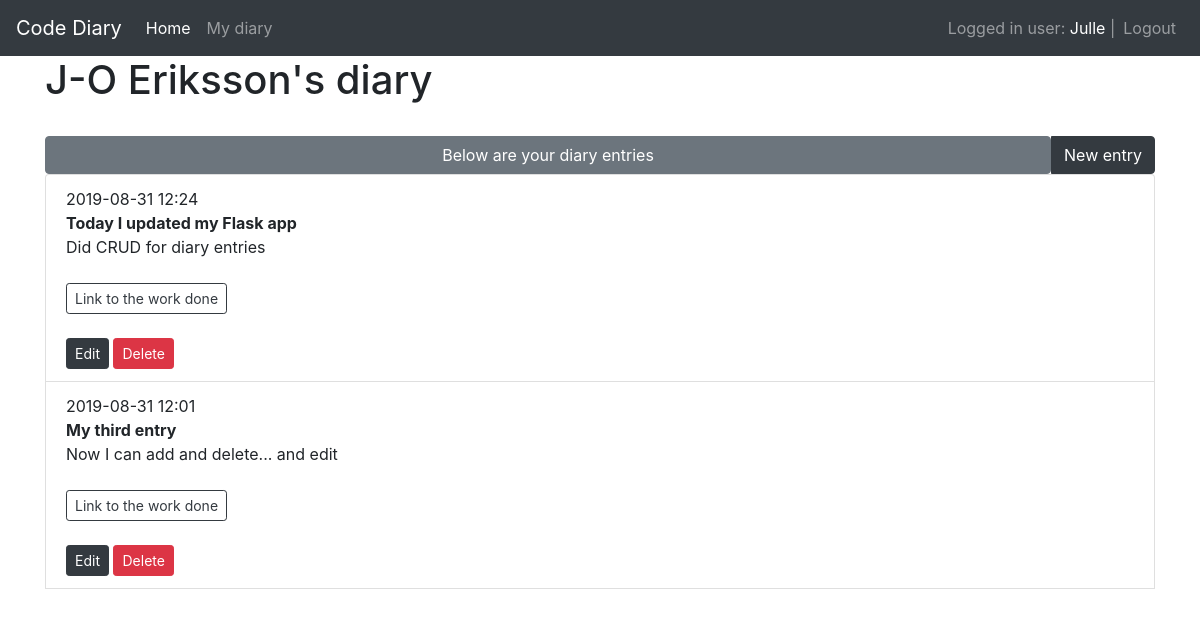
Page /diaries/ (signed in) on the committed database.
### app/models/users.py (models this page shows, shortened)
class User(UserMixin, db.Model):
    id = db.Column(db.Integer, primary_key=True)
    username = db.Column(db.String(80), unique=True, nullable=False)
    password = db.Column(db.String(120), unique=False, nullable=False)
    firstname = db.Column(db.String(100), unique=False)
    lastname = db.Column(db.String(100), unique=False)
    email = db.Column(db.String(100))
    diaries = db.relationship('Diary', backref='user', lazy=True)

### app/models/diaries.py (models this page shows, shortened)
class Diary(db.Model):
    id = db.Column(db.Integer, primary_key=True)
    title = db.Column(db.String(100), nullable=False)
    description = db.Column(db.String(500))
    link = db.Column(db.String(256))
    created_date = db.Column(db.DateTime, default=datetime.now)  # new field
    user_id = db.Column(db.Integer, db.ForeignKey('user.id'), nullable=False)

### app/views/diaries.py (the view)
@diary_blueprint.route('/')
@login_required
def index():
    user_id = current_user.get_id()
    diaries = Diary.query.filter_by(user_id=user_id).order_by(Diary.created_date.desc()).all()
    return render_template('diaries/index.html', diaries=diaries)

### app/views/users.py (called while the page is built)
@login_manager.user_loader
def load_user(user_id):
    return User.query.get(int(user_id))

### app/templates/diaries/index.html (shortened to what this page needs)
{% extends 'base.html' %}
{% block content %}
    <div class="container">
        <h1>{{ current_user.firstname }} {{ current_user.lastname }}'s diary</h1>
        <br>
        <div class="input-group d-flex">
            <button class="btn btn-secondary flex-fill">Below are your diary entries</button>
            <div class="input-group-append ml-auto" id="button-addon3">
                <a href="{{ url_for('diaries.add_diary') }}" class="btn btn-dark">New entry</a>
            </div>
        </div>
        <div>
            <ul class="list-group">
                {% for diary in diaries %}
                    <li class="list-group-item">
                        {{ diary.created_date.strftime('%Y-%m-%d %H:%M') }}<br>
                        <strong>{{ diary.title }}</strong><br>
                        {{ diary.description }}<br><br>
                        <a href="{{ diary.link }}" class="btn btn-outline-dark btn-sm">
                            Link to the work done
                        </a><br><br>
                        <a href="{{ url_for('diaries.edit_diary', diary_id=diary.id) }}" class="btn btn-dark btn-sm">Edit</a>
                        <button type="button" class="btn btn-danger btn-sm" data-toggle="modal"
                                data-target="#confirmDialog{{ diary.id }}">
                            Delete
                        </button>
                    </li>
                {% endfor %}
            </ul>
        </div>
    </div>
{% endblock %}

### app/templates/base.html (shortened to what this page needs)
<!DOCTYPE html>
<html lang="en">
<head>
    <link rel="stylesheet" href="https://stackpath.bootstrapcdn.com/bootstrap/4.3.1/css/bootstrap.min.css"
>
</head>
<body>
<nav class="navbar navbar-expand-lg navbar-dark bg-dark">
    <a class="navbar-brand" href="/">Code Diary</a>
    <div class="collapse navbar-collapse" id="navbarNavAltMarkup">
        <div class="navbar-nav">
            <a class="nav-item nav-link active" href="/">Home <span class="sr-only">(current)</span></a>
            {% if current_user.is_authenticated %}
                <a class="nav-item nav-link" href="/diaries">My diary</a>
            {% endif %}
        </div>
    </div>
    {% if current_user.is_authenticated %}
        <ul class="navbar-nav ml-auto">
            <li class="navbar-text">
                Logged in user:
                <a href={{ url_for('users.edit_user') }}> {{ current_user.username }}</a> |
            </li>
            <li><a class="nav-item nav-link" href="{{ url_for('users.logout') }}">Logout</a></li>
        </ul>
    {% endif %}
</nav>
{% block content %}
{% endblock %}
</body>
</html>

### rows in the picture
User: username "Julle", firstname "J-O", lastname "Eriksson"
Diary: created_date "2019-08-31 12:24", title "Today I updated my Flask app", description "Did CRUD for diary entries"
Diary: created_date "2019-08-31 12:01", title "My third entry", description "Now I can add and delete... and edit"
